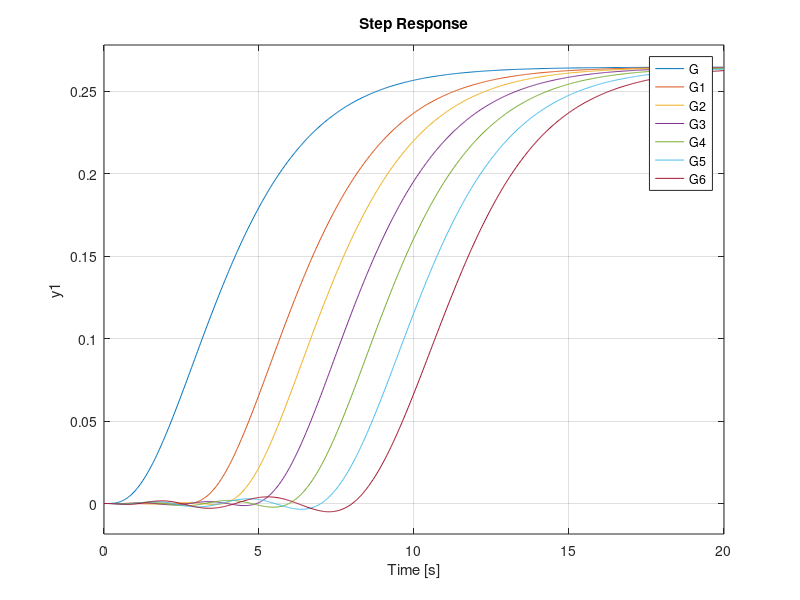

The MATLAB source for this figure:
%{

https://en.wikipedia.org/wiki/Pad%C3%A9_approximant
https://en.wikipedia.org/wiki/Pad%C3%A9_table
https://www.mathworks.com/help/control/ref/dynamicsystem.pade.html

To create fractional delay in an LTI system:

H(s) = some transfer function
G(s) = exp(-delay*s) * H(s)

If we do not have access to the exp(s) we can use a series to approximate it
A naive way is to use the taylor expansion of exp(s), the problem with this is that it introduces more zeros than poles so the system will be thought of as unstable
A better way is to use the pade approximation to exp(s) since pade generate a rational function, making the zeros and poles roughly equal

This pade approximation introduces a time delay but also alot of ringing for lower order systems (1st order)
For higher order system the ringing is less since the dominant poles are from the transfer function and not from the exp decay term

%}

pkg load control;

function r = padeexp(x)
	p = 1 + 1/2*x + 1/9*x^2 + 1/72*x^3 + 1/1008*x^4 + 1/30240*x^5
	q = 1 - 1/2*x + 1/9*x^2 - 1/72*x^3 + 1/1008*x^4 - 1/30240*x^5
	r = p/q
end

s = tf('s');
G = 1/(s + 10)
G1 = padeexp(-2.5*s)*G
G2 = padeexp(-3.5*s)*G
G3 = padeexp(-4.5*s)*G
G4 = padeexp(-5.5*s)*G
G5 = padeexp(-6.5*s)*G
G6 = padeexp(-7.5*s)*G
step(G, G1, G2, G3, G4, G5, G6);
pause;

G = 1/((s+0.6)*(s+0.7))
G1 = padeexp(-2.5*s)*G
G2 = padeexp(-3.5*s)*G
G3 = padeexp(-4.5*s)*G
G4 = padeexp(-5.5*s)*G
G5 = padeexp(-6.5*s)*G
G6 = padeexp(-7.5*s)*G
step(G, G1, G2, G3, G4, G5, G6);
pause;

G = 1/((s+0.6)*(s+0.7)*(s+0.9)*(s+10))
G1 = padeexp(-2.5*s)*G
G2 = padeexp(-3.5*s)*G
G3 = padeexp(-4.5*s)*G
G4 = padeexp(-5.5*s)*G
G5 = padeexp(-6.5*s)*G
G6 = padeexp(-7.5*s)*G
step(G, G1, G2, G3, G4, G5, G6);
pause;
